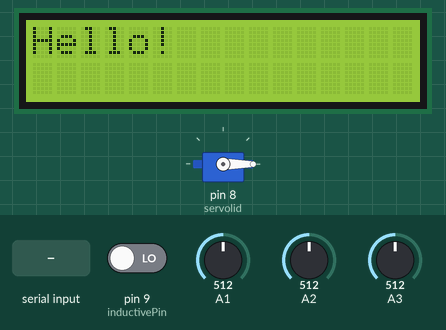
Recording of a sketch running on a simulated Arduino Uno, built with avr-gcc and run on an emulated ATmega328P. On the bench: servo, 16×2 character LCD. The test bench sets the inputs (shaded band); at power-on: pin 9 (inductivePin) LOW, A1 = 512, A2 = 512, A3 = 512. What the sketch prints to the serial monitor is not drawn.

Above: at 2.1 s.
At 5.3 s:
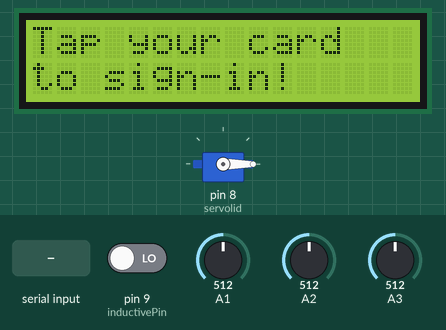
5.4 s: "start\n" received over the second serial link
At 7.1 s:
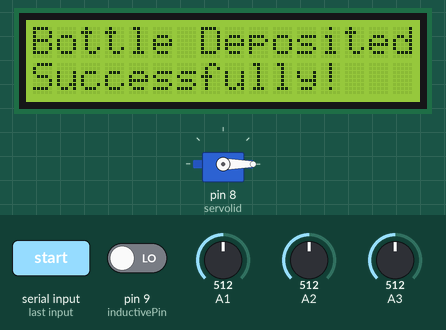
10.9 s: pin 9 (inductivePin) driven HIGH
At 13.8 s:
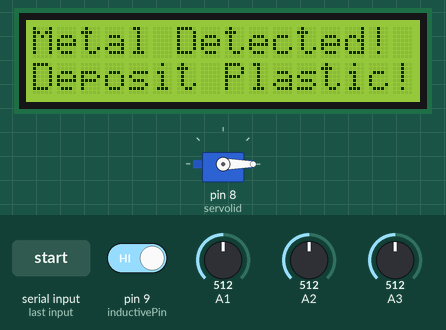
13.9 s: pin 9 (inductivePin) driven LOW
At 22.1 s:
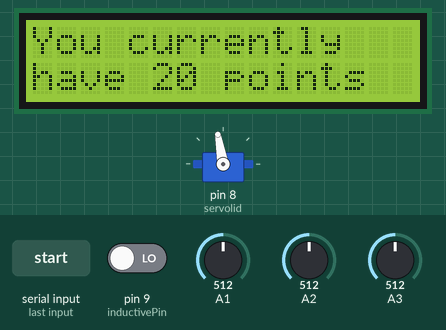
Timing chart, 0 to 22.9 s (numbered marks = the images above; inputs shaded):
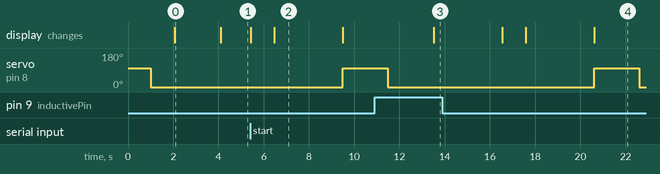

Measured:
- after the input at 5.4 s, servo on pin 8 (servolid): 0° → 100° after 4.1 s; the display: first changes at once (image 2 shows a later state)
- after the input at 10.9 s, the display: changes after 2.6 s (image 3)
- after the input at 13.9 s, servo on pin 8 (servolid): 0° → 100° after 6.7 s, → 0° 2.0 s later; the display: first changes after 2.6 s (image 4 shows a later state)
- what the display in image 0 shows lasts 2.0 s, from 2.1 s to 4.1 s
- what the display in image 2 shows lasts 3.0 s, from 6.5 s to 9.5 s

The sketch:

ThesisArduinoCode.ino
```cpp
#include <Servo.h>
#include <Wire.h>
#include <LiquidCrystal_I2C.h>
#include <SoftwareSerial.h>

const int inductivePin = 9; // Connect output pin of the sensor to digital pin 9
void(* resetFunc) (void) = 0;     // Declare reset function at address 0
SoftwareSerial espSerial(2, 3);  // RX, TX
LiquidCrystal_I2C lcd(0x27, 16, 2); // Set the LCD address and dimensions

Servo servolid;
int user_points = 0;
bool executeCode = false; // Flag to control code execution

void setup() {
  Serial.begin(9600);         // Initialize the serial communication for debugging
  espSerial.begin(9600);     // Initialize the software serial communication with NodeMCU
  servolid.attach(8); // Connected the Orange (SIGNAL) wire to D8
  pinMode(inductivePin, INPUT); // Set trig pin as output
  servolid.write(100); // Rotate servo to 90 degrees
  delay(1000); // Wait 2 seconds
  servolid.write(0); // Rotate servo back to original position
  delay(1000); // Wait 2 seconds
  lcd.begin(16, 2); // Initialize LCD
  lcd.setBacklight(HIGH); // Initialize backlight
  lcd.clear(); //Clear lcd screen
  //Welcoming Message
  lcd.setCursor(0, 0);
  lcd.print("Hello!");
  delay(2000);
  lcd.clear();
  lcd.setCursor(0, 0);
  lcd.print("Tap your card");
  lcd.setCursor(0, 1);
  lcd.print("to sign-in!");
}

void loop() {
  if (espSerial.available()) {
    String command = espSerial.readStringUntil('\n');
    if (command == "start") {
      Serial.println("Executing Code.");
      executeCode = true;
    }
    else if (command == "stop") {
      Serial.println("Terminating Code.");
      executeCode = false;
      Serial.print("Sending points: ");
      Serial.println(user_points);
      String user_pointsString = String(user_points);
      espSerial.write(user_pointsString.c_str());
      delay(5000);
      resetFunc(); // Call reset
    }
    else {
      user_points = command.toInt();
      Serial.print("Received points: ");
      Serial.println(user_points);
      // Process the received points as needed
    }
  }
  if (executeCode) {
   // Read values from the sensors
  int inductiveValue = digitalRead(inductivePin);
  int IR100 = analogRead(A1);
  int IR65 = analogRead(A2);
  int IR35 = analogRead(A3);
  int wasteweight = 150; //placeholder for weight
  if (inductiveValue == HIGH) { // If the inductive sensor detects metal, servo motor won't open lid
      lcd.clear();
      lcd.setCursor(0, 0);
      lcd.print("Metal Detected!");
      lcd.setCursor(0, 1);
      lcd.print("Deposit Plastic!");
      delay(3000);
    }
  else if (inductiveValue == LOW) { // If the inductive sensor doesn't detect metal, check for weight, then servo motor opens lid
    Serial.println("Welcome");
    lcd.clear();
    lcd.setCursor(0, 0);
    lcd.print("Welcome!");
    lcd.setCursor(0, 1);
    lcd.print("Deposit a bottle");
    delay(1000);

    if (IR35 < 500 && IR65 < 500 && IR100 < 500){
        Serial.println("Bin is Full");
        lcd.clear();
        lcd.setCursor(0, 0);
        lcd.print("Bin is Full");
        delay(1000);
        lcd.clear();
        lcd.setCursor(0, 0);
        lcd.print("Emptying");
        lcd.setCursor(0, 1);
        lcd.print("Scheduled");
        }
    else if (IR35 < 500 && IR65 < 500){
        Serial.println("Bin is 65% Full");
        lcd.clear();
        lcd.setCursor(0, 0);
        lcd.print("Bin is 65% Full");
        delay(3000);
        }
    else if (IR35 < 500){
        Serial.println("Bin is 35% Full");
        lcd.clear();
        lcd.setCursor(0, 0);
        lcd.print("Bin is 35% Full");
        delay(3000);
        }
    else if(wasteweight < 200){
        Serial.println("Bottle Recorded");
        lcd.clear();
        lcd.setCursor(0, 0);
        lcd.print("Bottle Deposited");
        lcd.setCursor(0, 1);
        lcd.print("Successfully!");
        user_points = user_points + 10;
        delay(3000);
        lcd.clear();
        lcd.setCursor(0, 0);
        lcd.print("You currently");
        lcd.setCursor(0, 1);
        lcd.print("have ");
        lcd.print(user_points);
        lcd.print(" points");
        servolid.write(100); // Rotate servo to 110 degrees
        delay(2000); // Wait 3 seconds
        servolid.write(0); // Rotate servo back to original position
        delay(2000); // Wait 3 seconds
        }
    else if(wasteweight > 200){
        Serial.println("Overweight!");
        lcd.clear();
        lcd.setCursor(0, 0);
        lcd.print("Non-Plastic");
        lcd.setCursor(0, 1);
        lcd.print("Detected!");
        delay(3000);
        lcd.clear();
        lcd.setCursor(0, 0);
        lcd.print("Please Deposit");
        lcd.setCursor(0, 1);
        lcd.print("Plastic Bottles!");
        delay(3000);
      }
    }
  }
}
```
